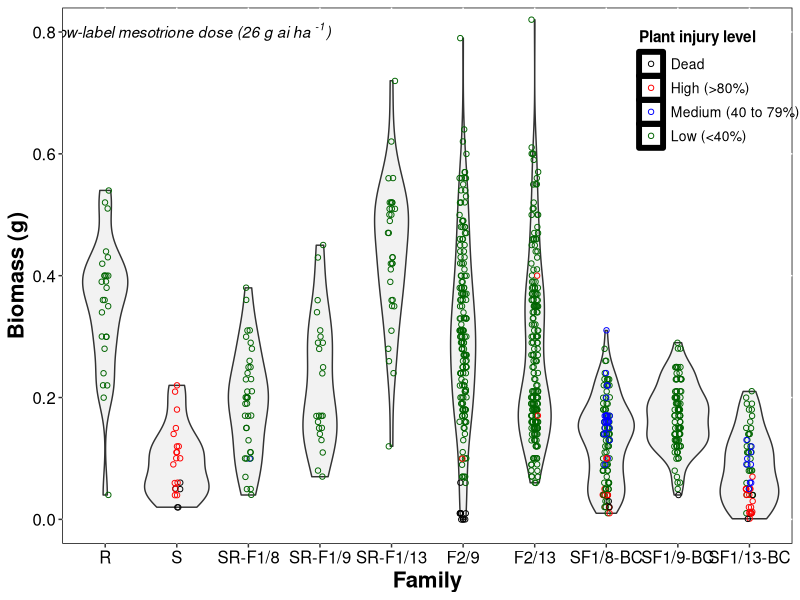

Source code (R): (Note: this script raises an error after producing the figure.)
## ---- chunk 1
library(ggplot2)
## ---- chunk 2
Data=read.csv("Dose26.csv")
str(Data)
head(Data)
## ---- chunk 3
Data$Population <-factor(Data$Population, levels=c("R", "S", "F1-8", "F1-9", "F1-13", "F2-9", "F2-13", "BC-8", "BC-9", "BC-13"), labels=c("R", "S", "SR-F1/8", "SR-F1/9", "SR-F1/13", "F2/9", "F2/13", "SF1/8-BC", "SF1/9-BC", "SF1/13-BC"))

Data$Survival<-factor(Data$Survival, levels=c("Died", "High", "Medium", "Low"), labels=c("Dead", "High (>80%)", "Medium (40 to 79%)", "Low (<40%)"))
## ---- chunk 4
ggplot(Data, aes(y=Biomass, x=Population)) + 
geom_violin(fill="grey95") +
  scale_color_manual(values=c("black", "red", "blue", "darkgreen"), name="Plant injury level") +
geom_jitter(aes(color=Survival), shape=1, width = .05) + 
  labs(fill="", y="Biomass (g)", x="Family") +
  coord_cartesian(ylim = c(0, 0.8)) +
  theme(axis.text=element_text(size=12, color="black"), 
        axis.title=element_text(size=16, face="bold"), 
        panel.background = element_rect(fill="white", color = "black"), 
        panel.grid.major = element_line(color = "white"), 
  panel.grid.minor = element_blank(),
  legend.position=c(0.90,0.85), legend.text = element_text(size = 10, colour = "black"), legend.title = element_text(size = 11, face="bold", colour = "black"), legend.key = element_rect(size=2, fill=NA),
legend.background = element_rect(fill =NA)) +
  annotate("text", x = 2.1, y = 0.8, alpha=1, label =as.character(expression(italic(paste("Below-label mesotrione dose (26 g ai ha "^"-1",")")))), parse=T) + ggsave("26all.tiff", units="in", width=10, height=5, dpi=500)
## ---- chunk 5
Data1=read.csv("Dose105.csv")
str(Data1)
## ---- chunk 6
Data1$Population <-factor(Data1$Population, levels=c("R", "S", "F1-8", "F1-9", "F1-13", "F2-9", "F2-13", "BC-8", "BC-9"), labels=c("R", "S", "SR-F1/8", "SR-F1/9", "SR-F1/13", "F2/9", "F2/13", "SF1/8-BC", "SF1/9-BC"))

Data1$Survival<-factor(Data1$Survival, levels=c("Died", "High", "Medium", "Low"), labels=c("Dead", "High (>80%)", "Medium (40 to 79%)", "Low (<40%)"))
## ---- chunk 7
ggplot(Data1, aes(y=Biomass, x=Population)) + 
geom_violin(fill="grey95") +
  scale_color_manual(values=c("black", "red", "blue", "darkgreen"), name="Plant injury level") +
geom_jitter(aes(color=Survival), shape=1, width = .05) + 
  labs(fill="", y="Biomass (g)", x="Family") +
   coord_cartesian(ylim = c(0, 0.8)) +
  theme(axis.text=element_text(size=12, color="black"), 
        axis.title=element_text(size=16, face="bold"), 
        panel.background = element_rect(fill="white", color = "black"), 
        panel.grid.major = element_line(color = "white"), 
  panel.grid.minor = element_blank(),
  legend.position=c(0.90,0.85), legend.text = element_text(size = 10, colour = "black"), legend.title = element_text(size = 11, face="bold", colour = "black"), legend.key = element_rect(size=2, fill=NA),
legend.background = element_rect(fill =NA)) +
  annotate("text", x = 2.3, y = 0.8, alpha=1, label =as.character(expression(italic(paste("Recommended mesotrione label dose  (105 g ai ha "^"-1",")")))), parse=T) + ggsave("105all.tiff", units="in", width=10, height=5, dpi=500, compression = 'lzw')
## ---- chunk 8
Data2=read.csv("Dose420.csv")
str(Data2)
## ---- chunk 9
Data2$Population <-factor(Data2$Population, levels=c("R", "S", "F1-8", "F1-9", "F1-13", "F2-9", "F2-13", "BC-8", "BC-9", "BC-13"), labels=c("R", "S", "SR-F1/8", "SR-F1/9", "SR-F1/13", "F2/9", "F2/13", "SF1/8-BC", "SF1/9-BC", "SF1/13-BC"))

Data2$Survival<-factor(Data2$Survival, levels=c("Died", "High", "Medium", "Low"), labels=c("Dead", "High (>80%)", "Medium (40 to 79%)", "Low (<40%)"))
## ---- chunk 10
ggplot(Data2, aes(y=Biomass, x=Population)) + 
geom_violin(fill="grey95") + 
  scale_color_manual(values=c("black", "red", "blue", "darkgreen"), name="Plant injury level") + 
geom_jitter(aes(color=Survival), shape=1, width = .05) + 
  labs(fill="", y="Biomass (g)", x="Family") + 
   coord_cartesian(ylim = c(0, 0.8)) +
  theme(axis.text=element_text(size=12, color="black"),
        axis.title=element_text(size=16, face="bold"),  
        panel.background = element_rect(fill="white", color = "black"),  
        panel.grid.major = element_line(color = "white"),  
  panel.grid.minor = element_blank(),
  legend.position=c(0.90,0.85), legend.text = element_text(size = 10, colour = "black"), legend.title = element_text(size = 11, face="bold", colour = "black"), legend.key = element_rect(size=2, fill=NA), 
legend.background = element_rect(fill =NULL)) +
  annotate("text", x = 2.1, y = 0.8, alpha=1, label =as.character(expression(italic(paste("High mesotrione dose (420 g ai ha "^"-1",")")))), parse=T) + ggsave("420all.tiff", units="in", width=10, height=5, dpi=500) 
